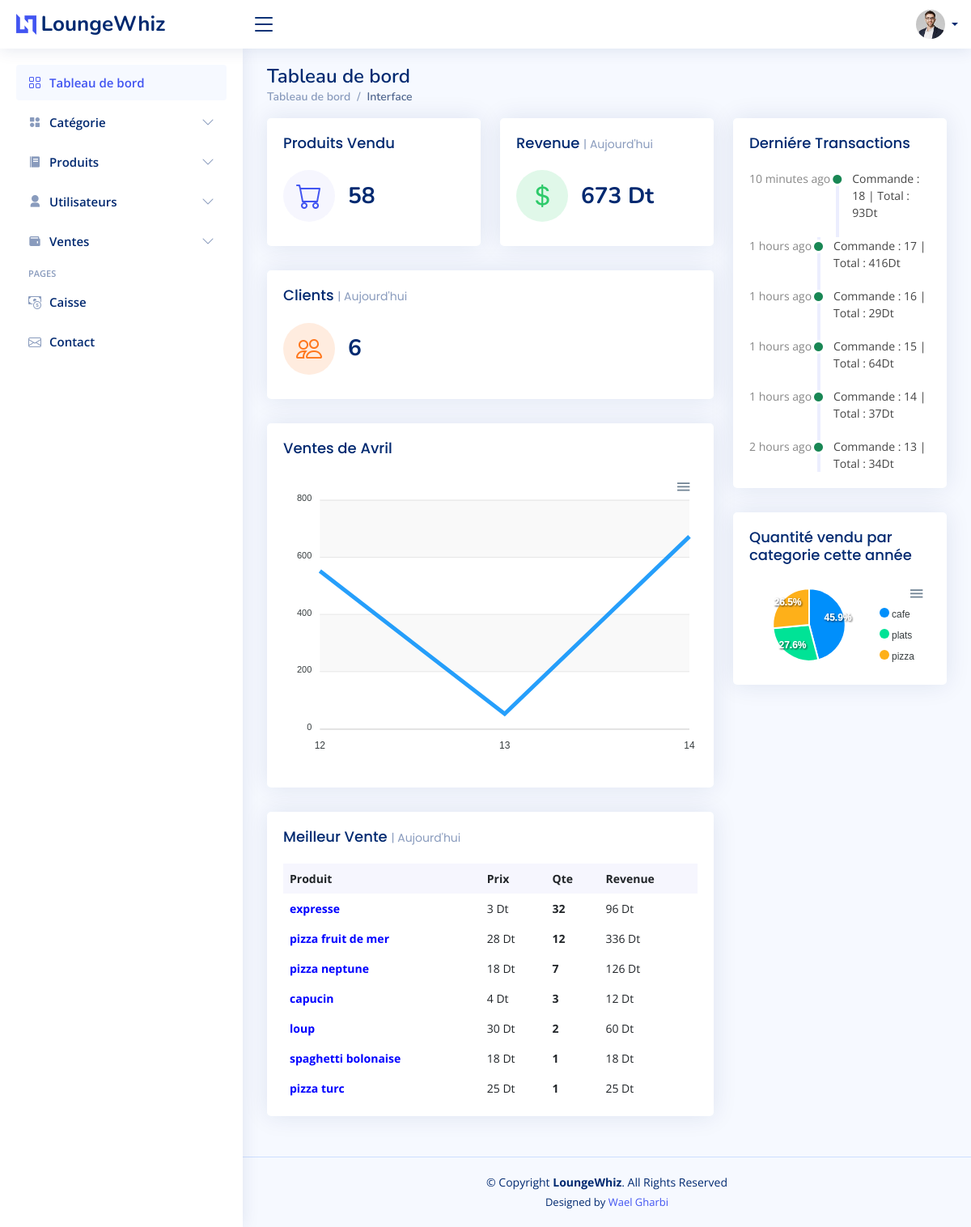
Page /admin_index.php on the committed database.
### tables this page shows
CREATE TABLE `produit` (
  `id_p` int(3) NOT NULL,
  `nom_cat` varchar(20) NOT NULL,
  `nom_p` varchar(20) NOT NULL,
  `prix` decimal(7,0) NOT NULL,
  `photo` varchar(60) NOT NULL,
  `desc` varchar(60) NOT NULL
);

CREATE TABLE `commandes` (
  `id_c` int(3) NOT NULL,
  `total` int(20) NOT NULL,
  `serveur` varchar(20) NOT NULL,
  `isPaid` int(1) NOT NULL,
  `date_c` datetime NOT NULL DEFAULT current_timestamp()
);

### admin_index.php (the view, shortened to what this page needs)
<?php
include_once('assets/php/db_connect.php');
$req01 = "SELECT COUNT(id_c) as count FROM commandes WHERE DATE(date_c) = CURDATE()";
$query01 = @mysqli_query($connect, $req01);
$res01 = @mysqli_fetch_assoc($query01);
$req02 = "SELECT SUM(`total`) as total FROM commandes WHERE DATE(date_c) = CURDATE()";
$query02 = @mysqli_query($connect, $req02);
$res02 = @mysqli_fetch_assoc($query02);
$req03 = "SELECT SUM(pc.qte) AS count FROM produit_commande pc, commandes c WHERE DATE(c.date_c) = CURDATE() AND pc.id_c = c.id_c";
$query03 = @mysqli_query($connect, $req03);
$res03 = @mysqli_fetch_assoc($query03);
$res04 = "SELECT * FROM `commandes` ORDER BY `date_c` DESC LIMIT 6";
$query04 = @mysqli_query($connect, $res04);
function formatTimeDifference($dateAndTime)
{
  $currentTime = time();
  $dateAndTimeObject = new DateTime($dateAndTime, new DateTimeZone('GMT+1'));
  $dateAndTimeTimestamp = $dateAndTimeObject->getTimestamp();
  $differenceInSeconds = $currentTime - $dateAndTimeTimestamp;
  if ($differenceInSeconds < 60) {
    return $differenceInSeconds . " seconds ago";
  } elseif ($differenceInSeconds < 3600) {
    $differenceInMinutes = round($differenceInSeconds / 60);
    return $differenceInMinutes . " minutes ago";
  } elseif ($differenceInSeconds < 86400) {
    $differenceInHours = round($differenceInSeconds / 3600);
    return $differenceInHours . " hours ago";
  } else {
    $differenceInDays = round($differenceInSeconds / 86400);
    return $differenceInDays . " days ago";
  }
}
function getMonthName($monthNum)
{
  $monthNames = array(
    1 => "Janvier",
    2 => "Fevrier",
    3 => "Mars",
    4 => "Avril",
    5 => "Mai",
    6 => "Juin",
    7 => "Juillet",
    8 => "Aout",
    9 => "Septembre",
    10 => "Octobre",
    11 => "Novembre",
    12 => "Decembre"
  );
  if (isset($monthNames[$monthNum])) {
    return $monthNames[$monthNum];
  } else {
    return "Invalid month number";
  }
};
$req07 = "SELECT pc.id_p, SUM(pc.qte) as total_qte FROM produit_commande pc, commandes c WHERE DATE(c.date_c) = CURDATE() AND c.id_c = pc.id_c GROUP BY id_p ORDER BY total_qte DESC";
$query07 = @mysqli_query($connect, $req07);
?>
<!DOCTYPE html>
<html lang="en">
<head>
  <link href="assets/vendor/bootstrap/css/bootstrap.min.css" rel="stylesheet">
  <link href="assets/vendor/bootstrap-icons/bootstrap-icons.css" rel="stylesheet">
  <link href="assets/vendor/boxicons/css/boxicons.min.css" rel="stylesheet">
  <link href="assets/vendor/quill/quill.snow.css" rel="stylesheet">
  <link href="assets/vendor/quill/quill.bubble.css" rel="stylesheet">
  <link href="assets/vendor/remixicon/remixicon.css" rel="stylesheet">
  <link href="assets/vendor/simple-datatables/style.css" rel="stylesheet">
  <link href="assets/css/style.css" rel="stylesheet">
</head>
<body>
  <?php
  include('assets/php/header.php');
  include('assets/php/side.php');
  ?>
  <main id="main" class="main">
    <div class="pagetitle">
      <h1>Tableau de bord</h1>
      <nav>
        <ol class="breadcrumb">
          <li class="breadcrumb-item"><a href="admin_index.php">Tableau de bord</a></li>
          <li class="breadcrumb-item active">Interface</li>
        </ol>
      </nav>
    </div>
    <section class="section dashboard">
      <div class="row">
        <div class="col-lg-8">
          <div class="row">
            <div class="col-xxl-4 col-md-6">
              <div class="card info-card sales-card">
                <div class="card-body">
                  <h5 class="card-title">Produits Vendu </h5>
                  <div class="d-flex align-items-center">
                    <div class="card-icon rounded-circle d-flex align-items-center justify-content-center">
                      <i class="bi bi-cart"></i>
                    </div>
                    <div class="ps-3">
                      <h6><?php echo $res03['count'] ?></h6>
                    </div>
                  </div>
                </div>
              </div>
            </div>
            <div class="col-xxl-4 col-md-6">
              <div class="card info-card revenue-card">
                <div class="card-body">
                  <h5 class="card-title">Revenue <span>| Aujourd'hui</span></h5>
                  <div class="d-flex align-items-center">
                    <div class="card-icon rounded-circle d-flex align-items-center justify-content-center">
                      <i class="bi bi-currency-dollar"></i>
                    </div>
                    <div class="ps-3">
                      <h6><?php echo $res02['total'] . " Dt" ?></h6>
                    </div>
                  </div>
                </div>
              </div>
            </div>
            <div class="col-xxl-4 col-xl-12">
              <div class="card info-card customers-card">
                <div class="card-body">
                  <h5 class="card-title">Clients <span>| Aujourd'hui</span></h5>
                  <div class="d-flex align-items-center">
                    <div class="card-icon rounded-circle d-flex align-items-center justify-content-center">
                      <i class="bi bi-people"></i>
                    </div>
                    <div class="ps-3">
                      <h6><?php echo $res01['count'] ?></h6>
                    </div>
                  </div>
                </div>
              </div>
            </div>
            <div class="col-lg-12">
              <?php
              $req05 = "SELECT MONTH(date_c) AS month, DAY(date_c) AS day, SUM(prix*qte) AS total_sales FROM commandes INNER JOIN produit_commande ON commandes.id_c = produit_commande.id_c INNER JOIN produit ON produit_commande.id_p = produit.id_p WHERE MONTH(date_c) = MONTH(CURRENT_DATE()) AND YEAR(date_c) = YEAR(CURRENT_DATE()) GROUP BY DAY(date_c) ORDER BY DAY(date_c) ASC";
              $query05 = @mysqli_query($connect, $req05);
              while ($res05 = @mysqli_fetch_assoc($query05)) {
                $month = getMonthName($res05['month']);
              }
              ?>
              <div class="card">
                <div class="card-body">
                  <h5 class="card-title">Ventes de <?php echo $month ?></h5>
                  <div id="sales"></div>
                </div>
              </div>
            </div>
            <div class="col-lg-12">
              <div class="card top-selling overflow-auto">
                <div class="card-body pb-0">
                  <h5 class="card-title">Meilleur Vente <span>| Aujourd'hui</span></h5>
                  <table class="table table-borderless">
                    <thead>
                      <tr>
                        <th scope="col">Produit</th>
                        <th scope="col">Prix</th>
                        <th scope="col">Qte</th>
                        <th scope="col">Revenue</th>
                      </tr>
                    </thead>
                    <tbody>
                      <?php
                      while ($res07 = @mysqli_fetch_assoc($query07)) { ?>
                        <tr>
                          <?php
                          $prod_id = $res07['id_p'];
                          $req08 = "SELECT * FROM produit WHERE id_p='$prod_id'";
                          $query08 = @mysqli_query($connect, $req08);
                          while ($res08 = @mysqli_fetch_assoc($query08)) { ?>
                            <td scope="row" style="color:blue"><b><?php echo $res08['nom_p'] ?></b></td>
                            <td><?php echo $res08['prix'] . " Dt" ?></td>
                            <td class="fw-bold"><?php echo $res07['total_qte'] ?></td>
                            <td><?php echo $res08['prix'] * $res07['total_qte'] . " Dt"  ?></td>
                          <?php } ?>
                        </tr>
                      <?php } ?>
                    </tbody>
                  </table>
                </div>
              </div>
            </div>
          </div>
        </div>
        <div class="col-lg-4">
          <div class="row">
            <div class="col-lg-12">
              <div class="card">
                <div class="card-body">
                  <h5 class="card-title">Derniére Transactions </h5>
                  <div class="activity">
                    <?php
                    while ($res04 = @mysqli_fetch_assoc($query04)) { ?>
                      <div class="activity-item d-flex">
                        <div class="activite-label"><?php echo formatTimeDifference($res04['date_c']) ?></div>
                        <i class='bi bi-circle-fill activity-badge text-success align-self-start'></i>
                        <div class="activity-content">
                          Commande : <?php echo $res04['id_c'] ?> <span>| Total : <?php echo $res04['total'] . "Dt" ?></span>
                        </div>
                      </div>
                    <?php }
                    ?>
                  </div>
                </div>
              </div>
            </div>
            <div class="col-lg-12">
              <div class="card">
                <div class="card-body">
                  <h5 class="card-title">Quantité vendu par categorie cette année</h5>
                  <div id="pieChart"></div>
                </div>
              </div>
            </div>
          </div>
        </div>
      </div>
    </section>
  </main>
  <?php
  include('assets/php/footer.php');
  ?>
</body>
</html>

### assets/css/style.css (style rules this page uses)
:root { scroll-behavior: smooth; }
body { font-family: "Open Sans", sans-serif; background: #f6f9ff; color: #444444; }
a { color: #4154f1; text-decoration: none; }
h1, h2, h3, h4, h5, h6 { font-family: "Nunito", sans-serif; }
#main { margin-top: 60px; padding: 20px 30px; transition: all 0.3s; }
.pagetitle { margin-bottom: 10px; }
.pagetitle h1 { font-size: 24px; margin-bottom: 0; font-weight: 600; color: #012970; }
.card { margin-bottom: 30px; border: none; border-radius: 5px; box-shadow: 0px 0 30px rgba(1, 41, 112, 0.1); }
.card-title { padding: 20px 0 15px 0; font-size: 18px; font-weight: 500; color: #012970; font-family: "Poppins", sans-serif; }
.card-title span { color: #899bbd; font-size: 14px; font-weight: 400; }
.card-body { padding: 0 20px 20px 20px; }
.breadcrumb { font-size: 14px; font-family: "Nunito", sans-serif; color: #899bbd; font-weight: 600; }
.breadcrumb a { color: #899bbd; transition: 0.3s; }
.breadcrumb .breadcrumb-item::before { color: #899bbd; }
.breadcrumb .active { color: #51678f; font-weight: 600; }
@media (min-width: 1200px) { #main, #footer { margin-left: 300px; } }
.dashboard .info-card { padding-bottom: 10px; }
.dashboard .info-card h6 { font-size: 28px; color: #012970; font-weight: 700; margin: 0; padding: 0; }
.dashboard .card-icon { font-size: 32px; line-height: 0; width: 64px; height: 64px; flex-shrink: 0; flex-grow: 0; }
.dashboard .sales-card .card-icon { color: #4154f1; background: #f6f6fe; }
.dashboard .revenue-card .card-icon { color: #2eca6a; background: #e0f8e9; }
.dashboard .customers-card .card-icon { color: #ff771d; background: #ffecdf; }
.dashboard .activity { font-size: 14px; }
.dashboard .activity .activity-item .activite-label { color: #888; position: relative; flex-shrink: 0; flex-grow: 0; min-width: 64px; }
.dashboard .activity .activity-item .activite-label::before { content: ""; position: absolute; right: -11px; width: 4px; top: 0; bottom: 0; background-color: #eceefe; }
.dashboard .activity .activity-item .activity-badge { margin-top: 3px; z-index: 1; font-size: 11px; line-height: 0; border-radius: 50%; flex-shrink: 0; border: 3px solid #fff; flex-grow: 0; }
.dashboard .activity .activity-item .activity-content { padding-left: 10px; padding-bottom: 20px; }
.dashboard .activity .activity-item:first-child .activite-label::before { top: 5px; }
.dashboard .activity .activity-item:last-child .activity-content { padding-bottom: 0; }
.dashboard .top-selling { font-size: 14px; }
.dashboard .top-selling .table thead { background: #f6f6fe; }
.dashboard .top-selling .table thead th { border: 0; }
.dashboard .top-selling .table tbody td { vertical-align: middle; }

### rows in the picture
produit: nom_p "expresse", prix "3", total_qte "32", total_qte "96"
produit: nom_p "pizza fruit de mer", prix "28", total_qte "12", total_qte "336"
produit: nom_p "pizza neptune", prix "18", total_qte "7", total_qte "126"
produit: nom_p "capucin", prix "4", total_qte "3", total_qte "12"
produit: nom_p "loup", prix "30", total_qte "2", total_qte "60"
produit: nom_p "spaghetti bolonaise", prix "18", total_qte "1", $res08['prix']*$res07['total_qte'] "18"
produit: nom_p "pizza turc", prix "25", total_qte "1", $res08['prix']*$res07['total_qte'] "25"
commandes: date_c "10 minutes ago", id_c "18", total "93"
commandes: date_c "1 hours ago", id_c "17", total "416"
commandes: date_c "1 hours ago", id_c "16", total "29"
commandes: date_c "1 hours ago", id_c "15", total "64"
commandes: date_c "1 hours ago", id_c "14", total "37"
commandes: date_c "2 hours ago", id_c "13", total "34"

### other values in the picture
$res03['count'] "58"
$res02['total'] "673"
$res01['count'] "6"
$month "Avril"
